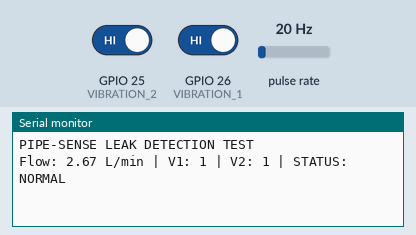
This sketch was run on a simulated ESP32. Parts: the last lines printed to the serial monitor. Wiring (inferred from the names in the program): pulse sensor: data GPIO 27. The test bench sets the inputs (shaded band); at power-on: GPIO 25 (VIBRATION_2) HIGH, pulse rate 20 Hz, GPIO 26 (VIBRATION_1) HIGH.

Above: at 1.2 s.
1.3 s: GPIO 25 (VIBRATION_2) driven LOW
At 2.7 s:
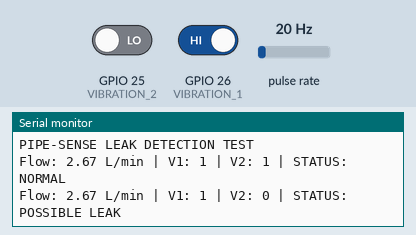
4.5 s: pulse rate (sensor on GPIO 27) set to 4 Hz
At 5.8 s:
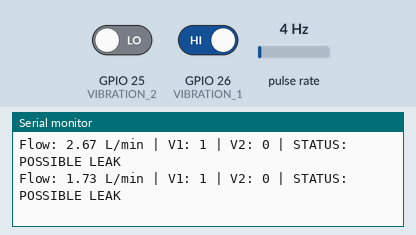
6.0 s: GPIO 26 (VIBRATION_1) driven LOW
At 6.8 s:
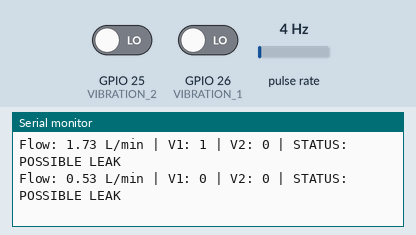
7.5 s: pulse rate (sensor on GPIO 27) set to 50 Hz
At 8.5 s:
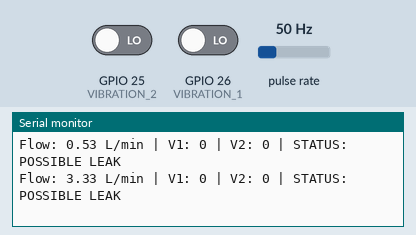
9.0 s: GPIO 25 (VIBRATION_2) driven HIGH
At 9.3 s:
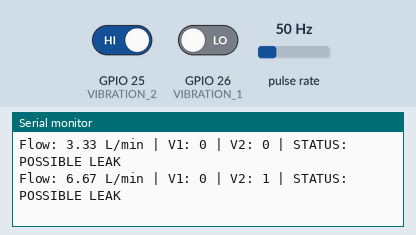
10.5 s: GPIO 26 (VIBRATION_1) driven HIGH
At 11.8 s:
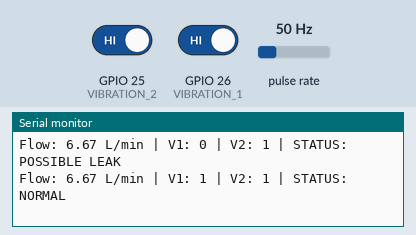
Timing chart, 0 to 13.0 s (numbered marks = the images above; inputs shaded):
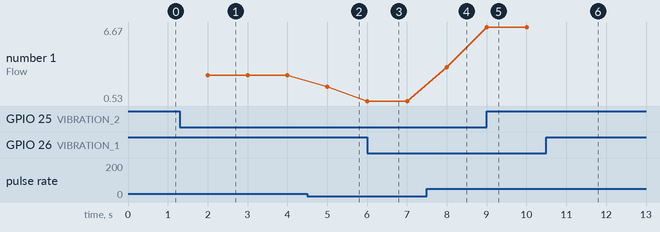

Measured:
- after the input at 1.3 s, the serial monitor: prints a new line after 0.70 s (image 1)
- after the input at 4.5 s, the serial monitor: prints a new line after 0.50 s (image 2)
- after the input at 6.0 s, the serial monitor: prints a new line at once (image 3)
- after the input at 7.5 s, the serial monitor: prints a new line after 0.50 s (image 4)
- after the input at 9.0 s, the serial monitor: prints a new line at once (image 5)
- after the input at 10.5 s, the serial monitor: prints a new line after 0.50 s (image 6)
- plotted number 1: 2.67 → 1.73 after the input at 4.5 s, 0.53 → 3.33 after the input at 7.5 s

The sketch:

05_basic_leak_detection.ino
```cpp
#define FLOW_SENSOR 27
#define VIBRATION_1 26
#define VIBRATION_2 25

volatile int pulseCount = 0;

void IRAM_ATTR countPulse() {
  pulseCount++;
}

void setup() {
  Serial.begin(115200);

  pinMode(FLOW_SENSOR, INPUT_PULLUP);
  pinMode(VIBRATION_1, INPUT);
  pinMode(VIBRATION_2, INPUT);

  attachInterrupt(
    digitalPinToInterrupt(FLOW_SENSOR),
    countPulse,
    FALLING
  );

  Serial.println("PIPE-SENSE LEAK DETECTION TEST");
}

void loop() {

  pulseCount = 0;

  delay(1000);

  float flowRate = pulseCount / 7.5;

  int vibration1 = digitalRead(VIBRATION_1);
  int vibration2 = digitalRead(VIBRATION_2);

  Serial.print("Flow: ");
  Serial.print(flowRate, 2);
  Serial.print(" L/min");

  Serial.print(" | V1: ");
  Serial.print(vibration1);

  Serial.print(" | V2: ");
  Serial.print(vibration2);

  // Leak detection logic
  if (flowRate > 0 && (vibration1 == 0 || vibration2 == 0)) {
    Serial.println(" | STATUS: POSSIBLE LEAK");
  }
  else {
    Serial.println(" | STATUS: NORMAL");
  }
}
```
